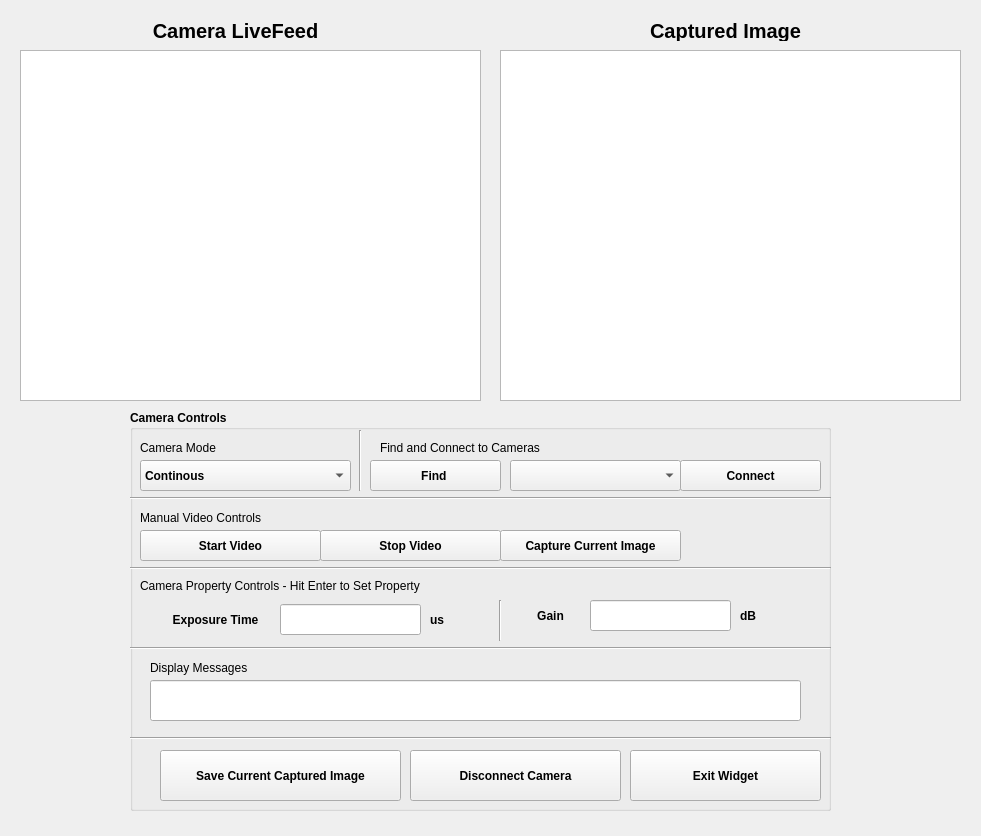
<?xml version="1.0" encoding="UTF-8"?>
<ui version="4.0">
 <class>Form</class>
 <widget class="QWidget" name="Form">
  <property name="geometry">
   <rect>
    <x>0</x>
    <y>0</y>
    <width>981</width>
    <height>836</height>
   </rect>
  </property>
  <property name="windowTitle">
   <string>Form</string>
  </property>
  <widget class="QLabel" name="label_6">
   <property name="geometry">
    <rect>
     <x>640</x>
     <y>20</y>
     <width>171</width>
     <height>21</height>
    </rect>
   </property>
   <property name="font">
    <font>
     <pointsize>15</pointsize>
     <weight>75</weight>
     <bold>true</bold>
    </font>
   </property>
   <property name="text">
    <string>Captured Image</string>
   </property>
   <property name="alignment">
    <set>Qt::AlignCenter</set>
   </property>
  </widget>
  <widget class="QLabel" name="label_5">
   <property name="geometry">
    <rect>
     <x>150</x>
     <y>20</y>
     <width>171</width>
     <height>21</height>
    </rect>
   </property>
   <property name="font">
    <font>
     <pointsize>15</pointsize>
     <weight>75</weight>
     <bold>true</bold>
    </font>
   </property>
   <property name="text">
    <string>Camera LiveFeed</string>
   </property>
   <property name="alignment">
    <set>Qt::AlignCenter</set>
   </property>
  </widget>
  <widget class="ImageView" name="CapturedImage">
   <property name="geometry">
    <rect>
     <x>500</x>
     <y>50</y>
     <width>461</width>
     <height>351</height>
    </rect>
   </property>
  </widget>
  <widget class="ImageView" name="LiveFeedLabel">
   <property name="geometry">
    <rect>
     <x>20</x>
     <y>50</y>
     <width>461</width>
     <height>351</height>
    </rect>
   </property>
  </widget>
  <widget class="QGroupBox" name="groupBox_5">
   <property name="geometry">
    <rect>
     <x>130</x>
     <y>410</y>
     <width>701</width>
     <height>401</height>
    </rect>
   </property>
   <property name="font">
    <font>
     <weight>75</weight>
     <bold>true</bold>
    </font>
   </property>
   <property name="title">
    <string>Camera Controls</string>
   </property>
   <widget class="QComboBox" name="ModeComboBox">
    <property name="geometry">
     <rect>
      <x>10</x>
      <y>50</y>
      <width>211</width>
      <height>31</height>
     </rect>
    </property>
    <item>
     <property name="text">
      <string>Continous </string>
     </property>
    </item>
    <item>
     <property name="text">
      <string>Hardware Trigger / Delay Generator</string>
     </property>
    </item>
   </widget>
   <widget class="QLabel" name="label_15">
    <property name="geometry">
     <rect>
      <x>10</x>
      <y>30</y>
      <width>111</width>
      <height>16</height>
     </rect>
    </property>
    <property name="font">
     <font>
      <weight>50</weight>
      <bold>false</bold>
     </font>
    </property>
    <property name="text">
     <string>Camera Mode</string>
    </property>
   </widget>
   <widget class="QPushButton" name="StopVideoButton">
    <property name="geometry">
     <rect>
      <x>190</x>
      <y>120</y>
      <width>181</width>
      <height>31</height>
     </rect>
    </property>
    <property name="text">
     <string>Stop Video</string>
    </property>
   </widget>
   <widget class="QPushButton" name="FindButton">
    <property name="geometry">
     <rect>
      <x>240</x>
      <y>50</y>
      <width>131</width>
      <height>31</height>
     </rect>
    </property>
    <property name="text">
     <string>Find </string>
    </property>
   </widget>
   <widget class="QPushButton" name="ConnectButton">
    <property name="geometry">
     <rect>
      <x>550</x>
      <y>50</y>
      <width>141</width>
      <height>31</height>
     </rect>
    </property>
    <property name="text">
     <string>Connect</string>
    </property>
   </widget>
   <widget class="QComboBox" name="Found_Cam_ComboBox">
    <property name="geometry">
     <rect>
      <x>380</x>
      <y>50</y>
      <width>171</width>
      <height>31</height>
     </rect>
    </property>
   </widget>
   <widget class="QPushButton" name="StartVideoButton">
    <property name="geometry">
     <rect>
      <x>10</x>
      <y>120</y>
      <width>181</width>
      <height>31</height>
     </rect>
    </property>
    <property name="text">
     <string>Start Video</string>
    </property>
   </widget>
   <widget class="QLabel" name="label_16">
    <property name="geometry">
     <rect>
      <x>370</x>
      <y>190</y>
      <width>101</width>
      <height>31</height>
     </rect>
    </property>
    <property name="font">
     <font>
      <weight>75</weight>
      <bold>true</bold>
     </font>
    </property>
    <property name="text">
     <string>Gain</string>
    </property>
    <property name="alignment">
     <set>Qt::AlignCenter</set>
    </property>
   </widget>
   <widget class="QLineEdit" name="gain_ip">
    <property name="geometry">
     <rect>
      <x>460</x>
      <y>190</y>
      <width>141</width>
      <height>31</height>
     </rect>
    </property>
   </widget>
   <widget class="QLabel" name="label_9">
    <property name="geometry">
     <rect>
      <x>20</x>
      <y>199</y>
      <width>131</width>
      <height>21</height>
     </rect>
    </property>
    <property name="font">
     <font>
      <weight>75</weight>
      <bold>true</bold>
     </font>
    </property>
    <property name="text">
     <string>Exposure Time</string>
    </property>
    <property name="alignment">
     <set>Qt::AlignCenter</set>
    </property>
   </widget>
   <widget class="QLabel" name="label_10">
    <property name="geometry">
     <rect>
      <x>300</x>
      <y>200</y>
      <width>60</width>
      <height>20</height>
     </rect>
    </property>
    <property name="font">
     <font>
      <weight>75</weight>
      <bold>true</bold>
     </font>
    </property>
    <property name="text">
     <string>us</string>
    </property>
   </widget>
   <widget class="QLineEdit" name="exposure_time_ip">
    <property name="geometry">
     <rect>
      <x>150</x>
      <y>194</y>
      <width>141</width>
      <height>31</height>
     </rect>
    </property>
   </widget>
   <widget class="QLabel" name="label_17">
    <property name="geometry">
     <rect>
      <x>610</x>
      <y>190</y>
      <width>60</width>
      <height>31</height>
     </rect>
    </property>
    <property name="font">
     <font>
      <weight>75</weight>
      <bold>true</bold>
     </font>
    </property>
    <property name="text">
     <string>dB</string>
    </property>
   </widget>
   <widget class="QPushButton" name="DisconnectButton">
    <property name="geometry">
     <rect>
      <x>280</x>
      <y>340</y>
      <width>211</width>
      <height>51</height>
     </rect>
    </property>
    <property name="font">
     <font>
      <weight>75</weight>
      <bold>true</bold>
     </font>
    </property>
    <property name="text">
     <string>Disconnect Camera</string>
    </property>
   </widget>
   <widget class="QPushButton" name="save_captured_img">
    <property name="geometry">
     <rect>
      <x>30</x>
      <y>340</y>
      <width>241</width>
      <height>51</height>
     </rect>
    </property>
    <property name="text">
     <string>Save Current Captured Image</string>
    </property>
   </widget>
   <widget class="QLineEdit" name="cam_disp_messages">
    <property name="geometry">
     <rect>
      <x>20</x>
      <y>270</y>
      <width>651</width>
      <height>41</height>
     </rect>
    </property>
   </widget>
   <widget class="QLabel" name="label_18">
    <property name="geometry">
     <rect>
      <x>250</x>
      <y>30</y>
      <width>201</width>
      <height>16</height>
     </rect>
    </property>
    <property name="font">
     <font>
      <weight>50</weight>
      <bold>false</bold>
     </font>
    </property>
    <property name="text">
     <string>Find and Connect to Cameras</string>
    </property>
   </widget>
   <widget class="QLabel" name="label_19">
    <property name="geometry">
     <rect>
      <x>10</x>
      <y>100</y>
      <width>151</width>
      <height>16</height>
     </rect>
    </property>
    <property name="font">
     <font>
      <weight>50</weight>
      <bold>false</bold>
     </font>
    </property>
    <property name="text">
     <string>Manual Video Controls</string>
    </property>
   </widget>
   <widget class="QPushButton" name="Cap_Vid_software_Bt">
    <property name="geometry">
     <rect>
      <x>370</x>
      <y>120</y>
      <width>181</width>
      <height>31</height>
     </rect>
    </property>
    <property name="text">
     <string>Capture Current Image</string>
    </property>
   </widget>
   <widget class="QLabel" name="label_20">
    <property name="geometry">
     <rect>
      <x>10</x>
      <y>165</y>
      <width>331</width>
      <height>21</height>
     </rect>
    </property>
    <property name="font">
     <font>
      <weight>50</weight>
      <bold>false</bold>
     </font>
    </property>
    <property name="text">
     <string>Camera Property Controls - Hit Enter to Set Property</string>
    </property>
   </widget>
   <widget class="QPushButton" name="Exit_Widget_Button">
    <property name="geometry">
     <rect>
      <x>500</x>
      <y>340</y>
      <width>191</width>
      <height>51</height>
     </rect>
    </property>
    <property name="font">
     <font>
      <weight>75</weight>
      <bold>true</bold>
     </font>
    </property>
    <property name="text">
     <string>Exit Widget</string>
    </property>
   </widget>
   <widget class="QLabel" name="label_21">
    <property name="geometry">
     <rect>
      <x>20</x>
      <y>250</y>
      <width>331</width>
      <height>16</height>
     </rect>
    </property>
    <property name="font">
     <font>
      <weight>50</weight>
      <bold>false</bold>
     </font>
    </property>
    <property name="text">
     <string>Display Messages</string>
    </property>
   </widget>
   <widget class="Line" name="line">
    <property name="geometry">
     <rect>
      <x>0</x>
      <y>80</y>
      <width>701</width>
      <height>16</height>
     </rect>
    </property>
    <property name="orientation">
     <enum>Qt::Horizontal</enum>
    </property>
   </widget>
   <widget class="Line" name="line_2">
    <property name="geometry">
     <rect>
      <x>0</x>
      <y>150</y>
      <width>701</width>
      <height>16</height>
     </rect>
    </property>
    <property name="orientation">
     <enum>Qt::Horizontal</enum>
    </property>
   </widget>
   <widget class="Line" name="line_3">
    <property name="geometry">
     <rect>
      <x>0</x>
      <y>230</y>
      <width>701</width>
      <height>16</height>
     </rect>
    </property>
    <property name="orientation">
     <enum>Qt::Horizontal</enum>
    </property>
   </widget>
   <widget class="Line" name="line_4">
    <property name="geometry">
     <rect>
      <x>0</x>
      <y>320</y>
      <width>701</width>
      <height>16</height>
     </rect>
    </property>
    <property name="orientation">
     <enum>Qt::Horizontal</enum>
    </property>
   </widget>
   <widget class="Line" name="line_5">
    <property name="geometry">
     <rect>
      <x>220</x>
      <y>20</y>
      <width>20</width>
      <height>61</height>
     </rect>
    </property>
    <property name="orientation">
     <enum>Qt::Vertical</enum>
    </property>
   </widget>
   <widget class="Line" name="line_6">
    <property name="geometry">
     <rect>
      <x>360</x>
      <y>190</y>
      <width>20</width>
      <height>41</height>
     </rect>
    </property>
    <property name="orientation">
     <enum>Qt::Vertical</enum>
    </property>
   </widget>
  </widget>
 </widget>
 <customwidgets>
  <customwidget>
   <class>ImageView</class>
   <extends>QGraphicsView</extends>
   <header location="global">pyqtgraph</header>
  </customwidget>
 </customwidgets>
 <resources/>
 <connections/>
</ui>
